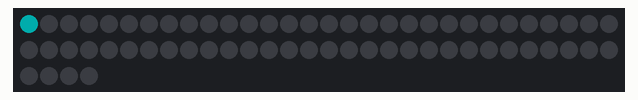
A sketch run on a simulated Arduino Uno, built with avr-gcc and run on an emulated ATmega328P. Parts: 64 RGB LEDs in strip order, left to right, continuing on the next row. Dim RGB values are drawn brighter than linear.

Above: at 0.01 s.
At 0.74 s:
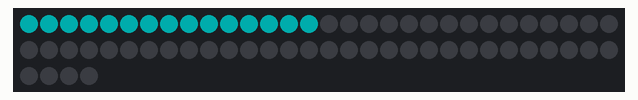
At 1.59 s:
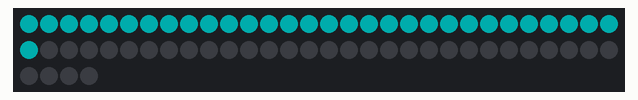
At 2.43 s:
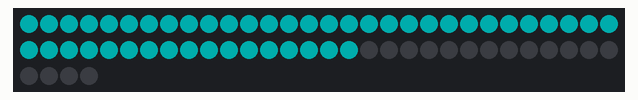
At 3.27 s:
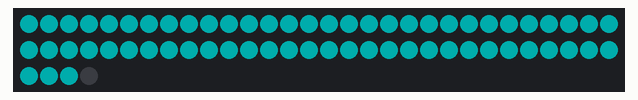

The sketch:

Adafruit_NeoPixel.ino
```cpp
#include <Adafruit_NeoPixel.h>

#define PIN 1  // 灯珠数据输入引脚
#define NUMPIXELS 64// 灯珠数量
#define DELAYVAL 50

Adafruit_NeoPixel pixels(NUMPIXELS, PIN, NEO_GRB + NEO_KHZ800);

void setup() {
  pixels.begin();
  pixels.setBrightness(50);
}

void loop() {
  pixels.clear();
  for(int i=0; i<NUMPIXELS; i++) {
    pixels.setPixelColor(i, pixels.Color(0, 250, 250));
    pixels.show();
    delay(DELAYVAL);
  }
}
```

Measured:
- by itself, everything shown: repeats every 3.4 s, in 64 steps
